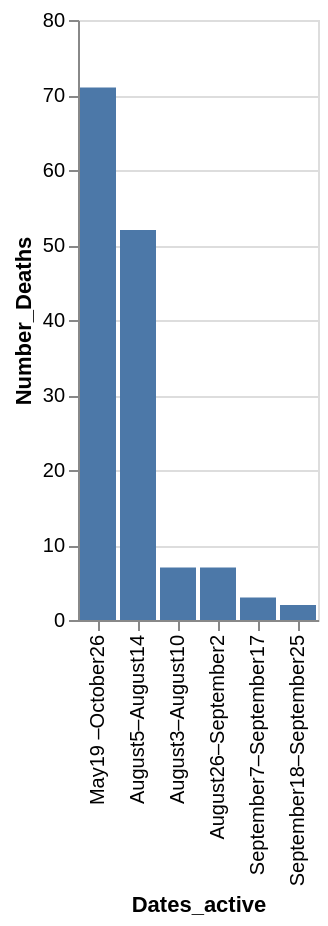

Here is the Vega-Lite specification saved for this chart:
### Vega-Lite specification from a JSON file in a GitHub repository (floating-point values rounded to 4 significant figures)
{"data": {"values": [{"x_data": "May19 –October26", "y_data": 71}, {"x_data": "August5–August14", "y_data": 52}, {"x_data": "August3–August10", "y_data": 7}, {"x_data": "August26–September2", "y_data": 7}, {"x_data": "September7–September17", "y_data": 3}, {"x_data": "September18–September25", "y_data": 2}]}, "mark": "bar", "encoding": {"x": {"field": "x_data", "type": "nominal", "title": "Dates_active", "sort": {"op": "sum", "field": "y_data", "order": "descending"}}, "y": {"field": "y_data", "type": "quantitative", "title": "Number_Deaths"}}}
